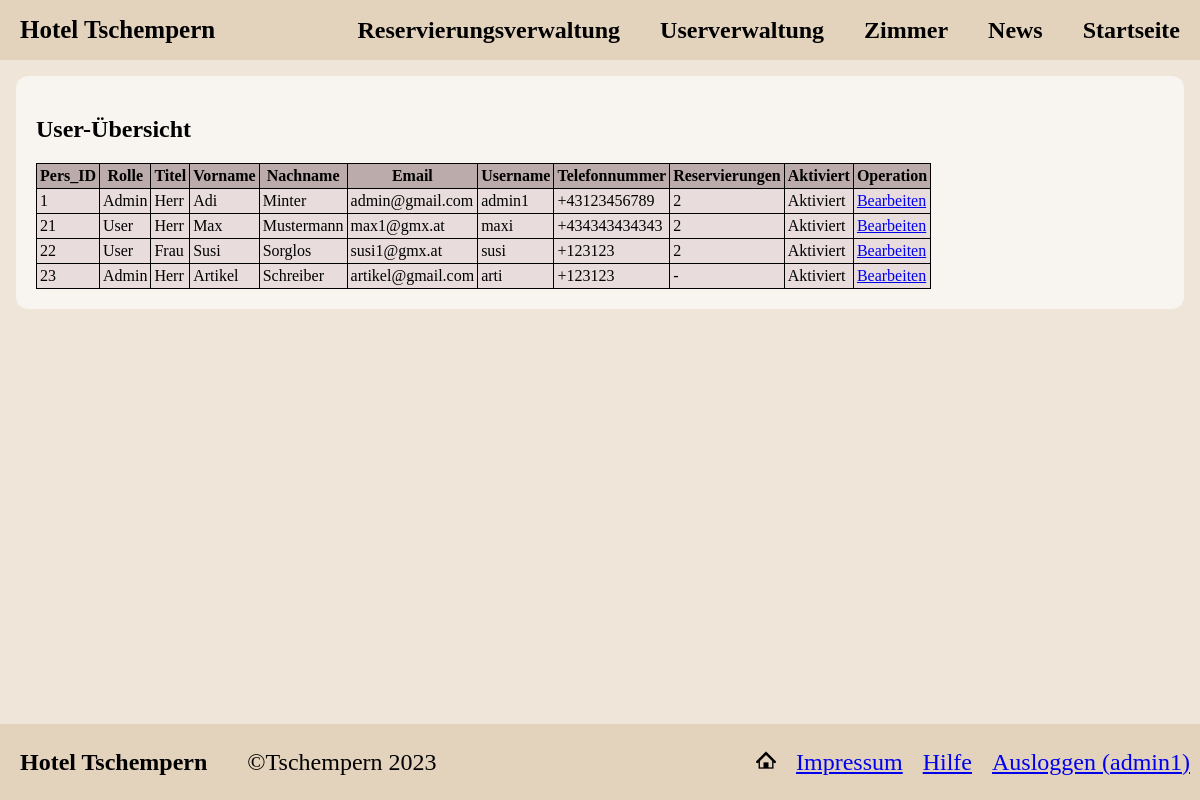
/adminShowUser.php (signed in), run on the app's committed database.
### tables this page shows
CREATE TABLE `person` (
  `pers_id` int(32) NOT NULL,
  `salutation` varchar(5) NOT NULL,
  `firstname` varchar(50) NOT NULL,
  `lastname` varchar(50) NOT NULL,
  `tel` varchar(32) NOT NULL,
  `email` varchar(50) NOT NULL,
  `username` varchar(50) NOT NULL,
  `password` varchar(250) NOT NULL,
  `active` tinyint(1) NOT NULL,
  `ur_id` varchar(1) NOT NULL
);

### adminShowUser.php (the view, shortened to what this page needs)
<?php
    include 'inc/head.php';
?>
<body>
    <?php include 'inc/headerNav.php';?>
    <section>
    <div class = "contentBackground">
    <h2>User-Übersicht</h2>
    <table class = "userManagerTable">
        <thead>
            <tr>
                <th>Pers_ID</th>
                <th>Rolle</th>
                <th>Titel</th>
                <th>Vorname</th>
                <th>Nachname</th>
                <th>Email</th>
                <th>Username</th>
                <th>Telefonnummer</th>
                <th>Reservierungen</th>
                <th>Aktiviert</th>
                <th>Operation</th>
            </tr>
        </thead>
        <tbody>
            <?php
                require 'inc/dbaccess.php';
                $db_obj=new mysqli($host, $dbuser, $dbpassword, $database);
                $sql = "SELECT p.pers_id, p.salutation, p.firstname, p.lastname, p.email, p.username, p.tel, count(r.res_id) as reservations, p.active, p.ur_id
                            FROM person p
                                LEFT JOIN reservation r USING (pers_id)
                                    GROUP BY p.pers_id, p.salutation, p.firstname, p.lastname, p.email, p.username, p.tel, p.active, p.ur_id
                                        ORDER BY p.pers_id ASC";
                $result = $db_obj->query($sql);
                while($row = mysqli_fetch_array($result)) {
                    $id = $row["pers_id"];
                    $role = $row["ur_id"] == 'a' ? "Admin" : "User";
                    $salutation = $row["salutation"];
                    $f_name = $row["firstname"];
                    $l_name = $row["lastname"];
                    $email = $row["email"];
                    $username = $row["username"];
                    $telephone = $row["tel"] == "" ? "-" : $row["tel"];
                    $reservations = $row["reservations"] < 1 ? "-" : $row["reservations"];
                    $active = ($row["active"]) == 1 ? "Aktiviert" : "Deaktiviert";
                    ?>
                        <tr>
                            <td><?=$id?></td>
                            <td><?=$role?></td>
                            <td><?=$salutation?></td>
                            <td><?=$f_name?></td>
                            <td><?=$l_name?></td>
                            <td><?=$email?></td>
                            <td><?=$username?></td>
                            <td><?=$telephone?></td>
                            <td><?=$reservations?></td>
                            <td><?=$active?></td>
                            <td><a href = "profileEdit.php?pers_id=<?php echo $id; ?>">Bearbeiten</td>
                        </tr>
                    <?php
                }
            ?>
        </tbody>
    </table>
    </div>
    </section>
    <?php include 'inc/footer.php';?>
</body>
</html>

### css/style.css (style rules this page uses)
body { margin:0; background-color: #efe5d9; font-family: 'Calibri'; background-image: url(/images/AtterseeSkaliert.jpg); background-position: center; background-repeat: no-repeat; background-size: cover; background-attachment: fixed; }
section { padding:16px; }
.contentBackground { background-color: rgba(255, 255, 255, 0.589); backdrop-filter: blur(10px); border-radius: 12px; padding:20px; }
.userManagerTable { border-collapse: collapse; border-spacing: 0; padding:10px; border: 1px solid black; }
.userManagerTable th { background-color: rgb(188, 171, 171); padding:3px; border: 1px solid black; }
.userManagerTable tr td { background-color: rgb(232, 220, 220); padding:3px; border: 1px solid black; }

### data on the page
person: pers_id "1", ur "Admin", salutation "Herr", firstname "Adi", lastname "Minter", email "admin@gmail.com", username "admin1", tel "+43123456789", reservations "2", active "Aktiviert"
person: pers_id "21", ur "User", salutation "Herr", firstname "Max", lastname "Mustermann", email "max1@gmx.at", username "maxi", tel "+434343434343", reservations "2", active "Aktiviert"
person: pers_id "22", ur "User", salutation "Frau", firstname "Susi", lastname "Sorglos", email "susi1@gmx.at", username "susi", tel "+123123", reservations "2", active "Aktiviert"
person: pers_id "23", ur "Admin", salutation "Herr", firstname "Artikel", lastname "Schreiber", email "artikel@gmail.com", username "arti", tel "+123123", reservations "-", active "Aktiviert"

### other printed values
$_SESSION['user']['username'] "admin1"
